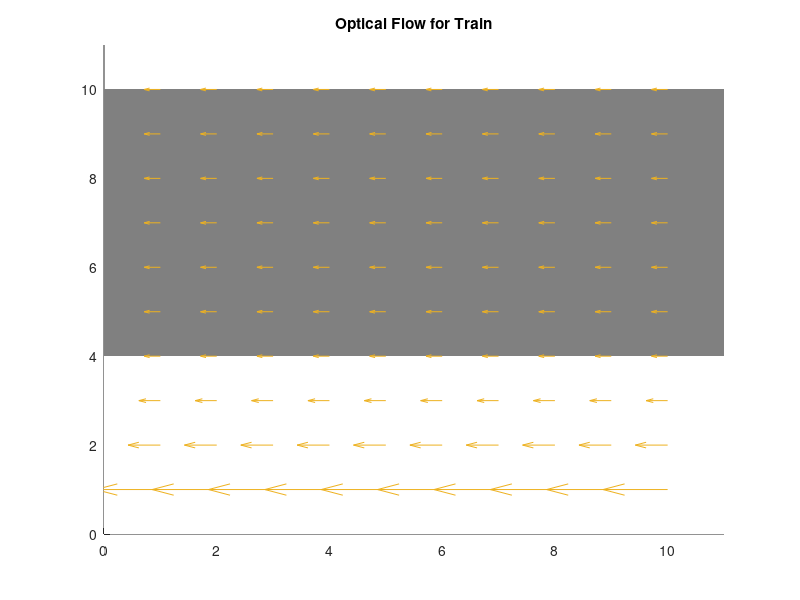
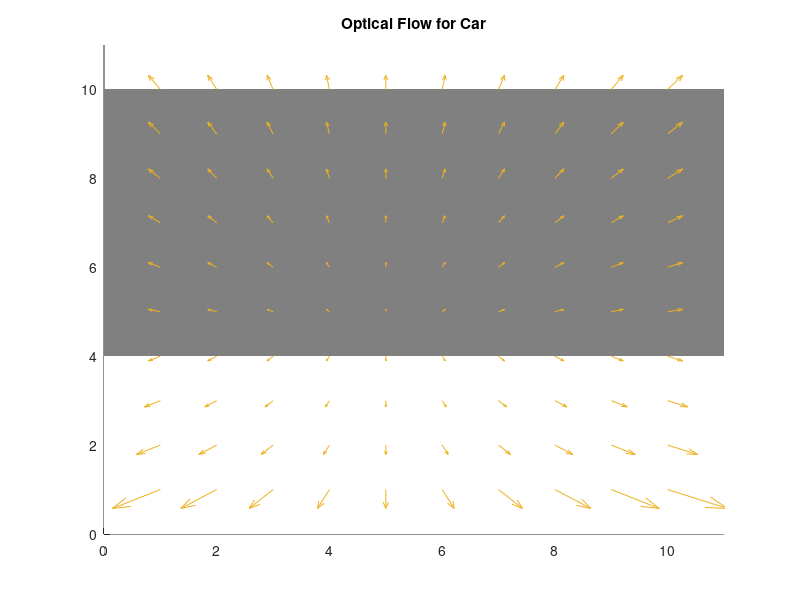
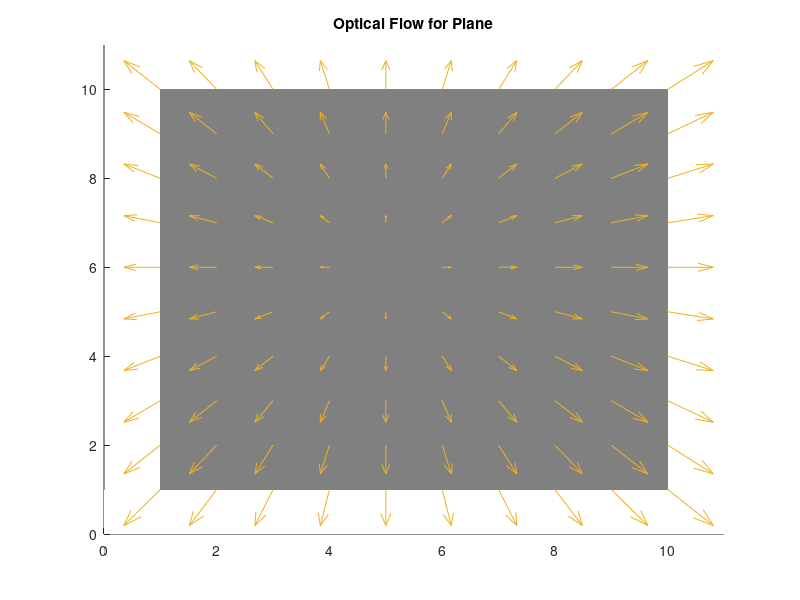
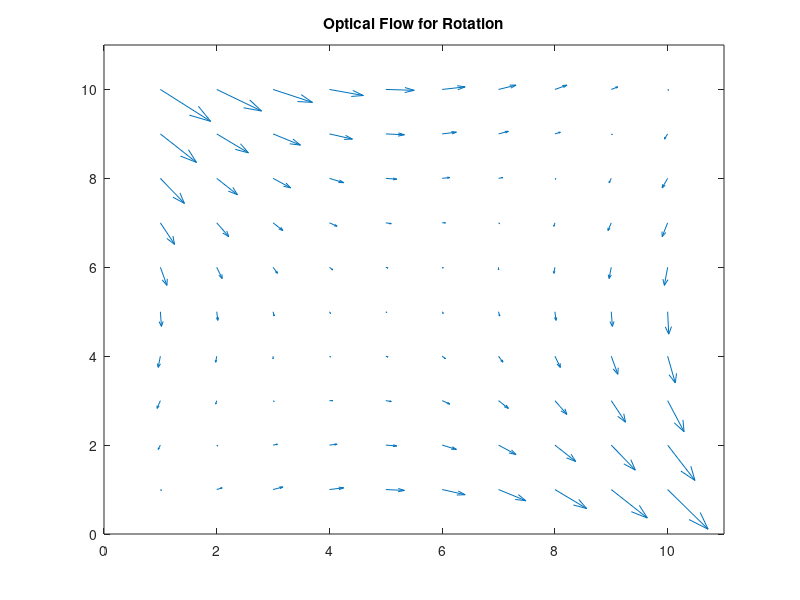

Write MATLAB code to recreate these figures, in order.
clear;
close;
clc;

% TRAIN
% Size of scene
M = 10;
scale = 1;
% proportion of road
k_road = 0.4;

train_wall = 1000; % metres
train_scene = train_wall*ones(M, M);
plane_scene = 10*ones(M, M);
ground_dist = 1000;
train_vel = 1000000; % m/s

car_vel = 1000000;
car_ht = 2;

plane_y_vel = 1000000;
plane_z_vel = 1000000;


% fill in the road
for i = 1:M*k_road
    for j = 1:M
        z = (i)*(1000/(M*k_road));
        train_scene(i, j) = z;
    end
end

% fill in the ground
for i = 1:M
    for j = 1:M
        z = ground_dist;
        plane_scene(i, j) = z;
    end
end


u_train = zeros(size(train_scene)/scale);
v_train = zeros(size(train_scene)/scale);

u_car = zeros(size(train_scene));
v_car = zeros(size(train_scene));

u_plane = zeros(size(plane_scene));
v_plane = zeros(size(plane_scene));

u_rot = zeros(size(plane_scene));
v_rot = zeros(size(plane_scene));

for i = 1:M/scale
    for j = 1:M/scale
            u_train(i,j) = (-train_vel/train_scene(i*scale,j*scale));
            v_train(i,j) = 0;
    end
end


for i = 1:M
    for j = 1:M
            if i > M*k_road % wall
                v_car(i,j) = (car_vel*(i-M*k_road)/train_scene(i*scale,j*scale));
                u_car(i,j) = (car_vel*(j-M/2)/train_scene(i*scale,j*scale));
            else % road
                v_car(i,j) = -(car_vel*(car_ht)/train_scene(i*scale,j*scale));
                u_car(i,j) = (car_vel*(j-M/2)/train_scene(i*scale,j*scale));                
            end
    end
end

for i = 1:M
    for j = 1:M
            v_plane(i,j) = (-plane_y_vel+plane_z_vel*(i-M*0.5))/plane_scene(i,j);
            u_plane(i,j) = (plane_z_vel*(j-M*0.5)/plane_scene(i,j));
    end
end

w = 10;

for i = 1:M
    for j = 1:M
            v_rot(i,j) = -(1+(j-M/2)^2)*w*0.5 + (i-M/2)*(j-M/2)*w*0.5;
            u_rot(i,j) = (1+(i-M/2)^2)*w*0.5 - (i-M/2)*(j-M/2)*w*0.5;
    end
end

hold on;
ha1 = area([0 M+1], [M M]);
set(ha1,'FaceColor',[.5 .5 .5]);
set(ha1,'EdgeColor','None');

ha2 = area([0 M+1], [M*k_road M*k_road]);
set(ha2,'FaceColor',[1 1 1]);
set(ha2,'EdgeColor','None');

quiver(u_train,v_train);
axis([0 M+1 0 M+1]);
title('Optical Flow for Train');

figure()
hold on;
ha3 = area([0 M+1], [M M]);
set(ha3,'FaceColor',[.5 .5 .5]);
set(ha3,'EdgeColor','None');

ha4 = area([0 M+1], [M*k_road M*k_road]);
set(ha4,'FaceColor',[1 1 1]);
set(ha4,'EdgeColor','None');

quiver(u_car,v_car);
title('Optical Flow for Car');
axis([0 M+1 0 M+1]);

figure()
hold on;
ha3 = area([1 M], [M M]);
set(ha3,'FaceColor',[.5 .5 .5]);
set(ha3,'EdgeColor','None');

ha4 = area([0 M+1], [1 1]);
set(ha4,'FaceColor',[1 1 1]);
set(ha4,'EdgeColor','None');

quiver(u_plane,v_plane);
title('Optical Flow for Plane');
axis([0 M+1 0 M+1]);

figure()

quiver(u_rot,v_rot);
title('Optical Flow for Rotation');
axis([0 M+1 0 M+1]);